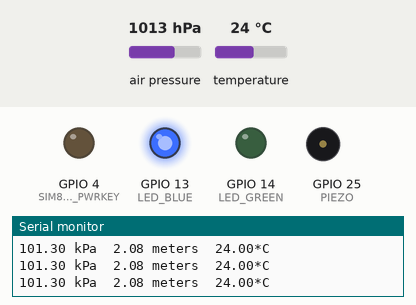
Recording of a sketch running on a simulated ESP32. Parts: output pins drawn as LEDs (lit = HIGH), buzzer (waves = sounding, pin HIGH), the last lines printed to the serial monitor. The test bench sets the inputs (shaded band); at power-on: air pressure 1013 hPa, temperature 24 °C. WiFi joins after 1.5 s; servers stay silent unless stated; pins used as bus, display or sensor lines are not drawn.

Above: at 14.8 s.
At 34.8 s:
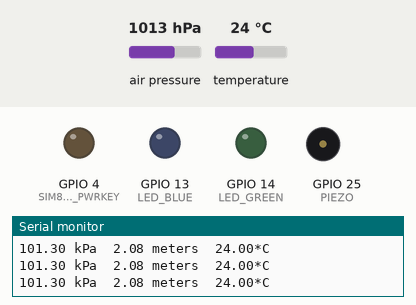
Timing chart, 0 to 56.8 s (numbered marks = the images above):
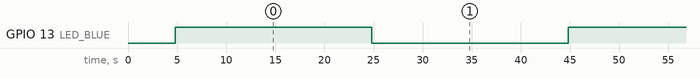

Measured:
- by itself, GPIO 13 (LED_BLUE): alternates HIGH for 20.0 s and LOW for 20.0 s

The sketch:

ESP32SIM800LBlynkSuperChart.ino
```cpp
/*
  Tutorial: Log Sensor's Data to Blynk Server Using GPRS on TTGO ESP32 SIM800L
  Board:
  - TTGO T-Call ESP32 with SIM800L GPRS Module
    https://my.cytron.io/p-ttgo-t-call-esp32-with-sim800l-gprs-module

  Sensor:
  - MPL3115A2 I2C Barometric/Altitude/Temperature Sensor
    https://my.cytron.io/p-mpl3115a2-i2c-barometric-altitude-temperature-sensor
    Connection    ESP32 | MPL3115A2
                     5V - Vin
                    GND - GND
                     22 - SCL
                     21 - SDA

  External libraries:
  - Adafruit MPL3115A2 Library by Adafruit Version 1.2.2
  - Blynk by Volodymyr Shymanskyy Version 0.6.1
  - TinyGSM by Volodymyr Shymanskyy Version 0.7.9

  Created by:
  20 Jan 2020   Idris Zainal Abidin, Cytron Technologies
*/

/* Comment this out to disable prints and save space */
#define BLYNK_PRINT Serial

#define TINY_GSM_MODEM_SIM800

// Default heartbeat interval for GSM is 60
// If you want override this value, uncomment and set this option:
//#define BLYNK_HEARTBEAT 30

#include <Wire.h>
#include <Adafruit_MPL3115A2.h>
#include <TinyGsmClient.h>
#include <BlynkSimpleTinyGSM.h>

#define SIM800L_RX     27
#define SIM800L_TX     26
#define SIM800L_PWRKEY 4
#define SIM800L_RST    5
#define SIM800L_POWER  23

#define BUTTON1 15
#define BUTTON2 0
#define LED_BLUE  13
#define LED_GREEN 14
#define PIEZO   25

// You should get Auth Token in the Blynk App.
// Go to the Project Settings (nut icon).
char auth[] = "YourBlynkAuthToken";

// Your GPRS credentials
// Leave empty, if missing user or pass
char apn[]  = "YourAPN";
char user[] = "";
char pass[] = "";

// Hardware Serial on Mega, Leonardo, Micro
#define SerialAT Serial1
TinyGsm modem(SerialAT);

Adafruit_MPL3115A2 baro = Adafruit_MPL3115A2();

float pascals = 0.0;
float altitude = 0.0;
float celsius = 0.0;
long prevMillisSensor = 0;
int intervalSensor = 2000;
long prevMillisBlynk = 0;
int intervalBlynk = 20000;
byte counter = 0;
boolean ledState = LOW;

void setup()
{
  pinMode(BUTTON1, INPUT_PULLUP);
  pinMode(BUTTON2, INPUT_PULLUP);
  pinMode(LED_BLUE, OUTPUT);
  pinMode(LED_GREEN, OUTPUT);
  pinMode(PIEZO, OUTPUT);
  pinMode(SIM800L_PWRKEY, OUTPUT);
  pinMode(SIM800L_RST, OUTPUT);
  pinMode(SIM800L_POWER, OUTPUT);

  digitalWrite(SIM800L_PWRKEY, LOW);
  digitalWrite(SIM800L_RST, HIGH);
  digitalWrite(SIM800L_POWER, HIGH);

  digitalWrite(LED_BLUE, LOW);

  // Debug console
  Serial.begin(115200);

  delay(10);

  if (!baro.begin()) {
    Serial.println("Couldn't find sensor");
  }

  // Set GSM module baud rate
  SerialAT.begin(115200, SERIAL_8N1, SIM800L_TX, SIM800L_RX);
  delay(3000);

  // Restart takes quite some time
  // To skip it, call init() instead of restart()
  Serial.println("Initializing modem...");
  modem.restart();

  // Unlock your SIM card with a PIN
  //modem.simUnlock("1234");

  Blynk.begin(auth, modem, apn, user, pass);

  digitalWrite(LED_BLUE, HIGH);

  prevMillisSensor = millis();
  prevMillisBlynk = millis();
}

void loop()
{
  Blynk.run();

  if (millis() - prevMillisSensor > intervalSensor) {
    if (!baro.begin()) {
      Serial.println("Couldn't find sensor");
    }
    else {
      pascals = baro.getPressure() / 1000;
      Serial.print(pascals);
      Serial.print(" kPa\t");

      altitude = baro.getAltitude();
      Serial.print(altitude);
      Serial.print(" meters\t");

      celsius = baro.getTemperature();
      Serial.print(celsius);
      Serial.println("*C");
    }

    prevMillisSensor = millis();
  }

  if (millis() - prevMillisBlynk > intervalBlynk) {

    if (counter == 1) {
      // Up data to Blynk
      Serial.println("Publish pressure data to Blynk V0");
      Blynk.virtualWrite(0, pascals);
    }
    else if (counter == 2) {
      // Up data to Blynk
      Serial.println("Publish altitude data to Blynk V1");
      Blynk.virtualWrite(1, altitude);
    }
    else if (counter == 3) {
      // Up data to Blynk
      Serial.println("Publish temperature data to Blynk V2");
      Blynk.virtualWrite(2, celsius);
      counter = 0;
    }
    counter++;

    digitalWrite(LED_BLUE, ledState);
    ledState = !ledState;

    prevMillisBlynk = millis();
  }
}
```
